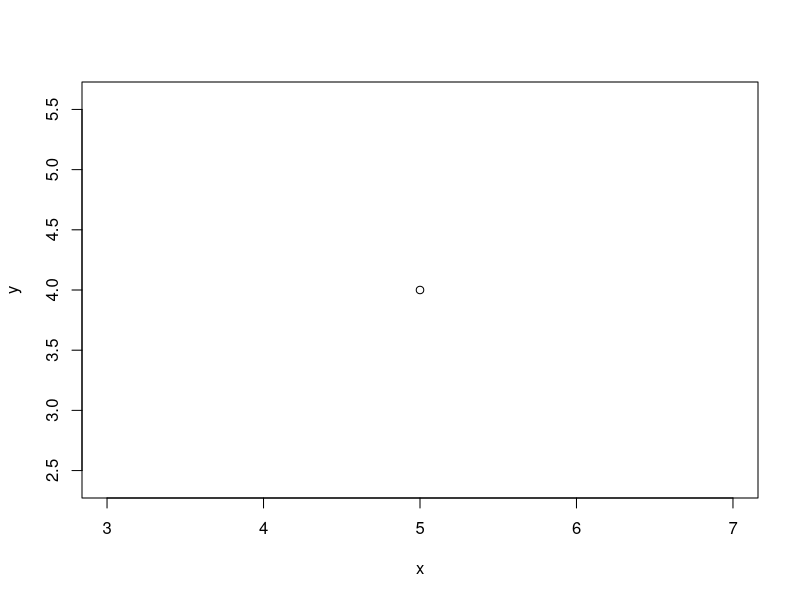

Write R code to recreate this figure.
## ---- chunk 1
a <- runif(n=99)
b <- runif(n=100)
x <- 5
y <- 4
plot(x, y)
